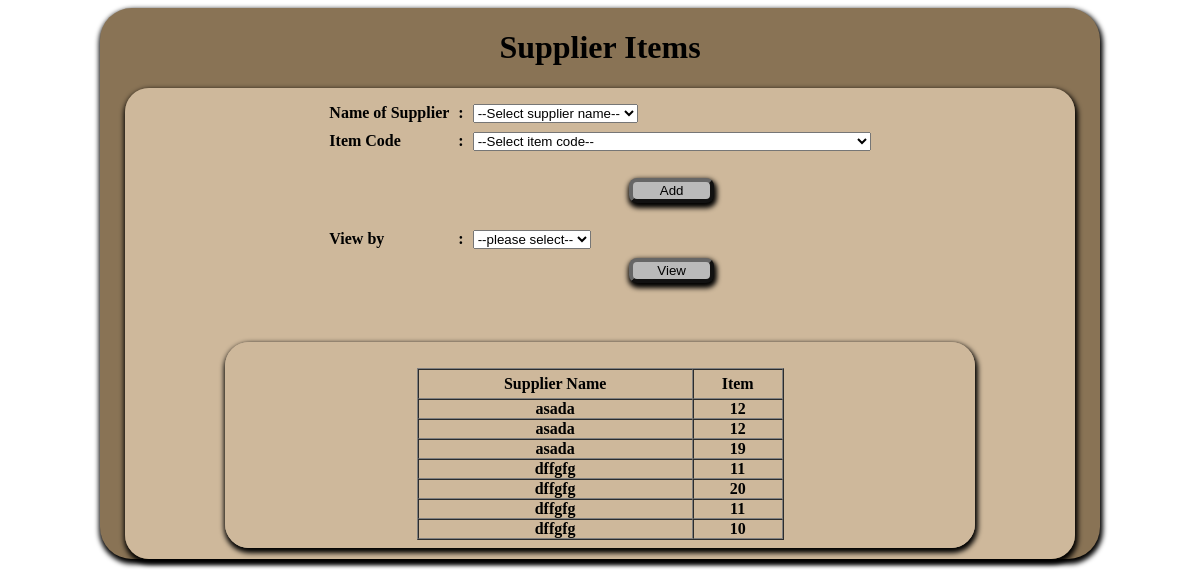
The app's page /supplier_item1.php with its own data.
### tables this page shows
CREATE TABLE `pc_supplier_item` (
  `id` int(10) NOT NULL,
  `sup_name` varchar(100) NOT NULL,
  `sup_item` varchar(100) NOT NULL
);

### phpfncs/Database.php (called while the page is built, shortened)
<?php
class DBOperations
{
private $ServerCon;
	public function Connect_to_DB($db)
	{
	$this->ServerCon = mysql_connect("localhost","root","");
	if (!$this->ServerCon)
		  {
		  die('Could not connect: ' . mysql_error());
		  }
	  else
		  {
			$this->DbCon =mysql_select_db('misaccdb', $this->ServerCon);
		  }
	}
	public function Exe_Qry($query)
	{
			$result = mysql_query($query, $this->ServerCon);
				if(!$result)
				{
					die('DB Error: ' . mysql_error(). " <br/>" .$query);
					echo '<script> alert ("'. mysql_error() .'"); </script>';
				}
				else
				{
					return $result;
				}
	}
}
?>

### supplier_item1.php (the view, shortened to what this page needs)
<!DOCTYPE html>
<html>
<head>
<link href="css/Css_file.css" rel="stylesheet" type="text/css">
<?php
require_once ("phpfncs/Database.php");
$db = new DBOperations("attend_db");
?>
</head>
	<body>
<div id="wrapp">
	<form name="form1" method="post" action=""  >
<table align="center" class="searchResults">
		<table width="94%" height="297"  border="0" align="center" cellpadding="10" cellspacing="1" id="wrapped2">
		  <caption>
		  <h1>Supplier Items</h1></caption>
				<tr>
					<th>
                    <table align="center"  border="0" cellpadding="4" cellspacing="1" style="color:#000000">
                <div class="combobox">
				<tr>
					<th valign="top" scope="row"><div align="left">Name of Supplier</div></th>
					<th valign="top">:</th>
				    <td align="left">
					<?php
							echo"<select name='sname'  id='sname'>";
							echo "<option >--Select supplier name--</option>";
							echo"</select>";
						?>
			         </td>
                </tr>
                <tr>
					<th valign="top" scope="row"><div align="left">Item Code</div></th>
					<th valign="top">:</th>
				    <td align="left">
					<?php
							echo"<select name='itemcode'  id='itemcode'>";
							echo "<option >--Select item code--</option>";
							echo"</select>";
						?>
			         </td>
                </tr>
                <tr><td></td></tr>
                <tr><td></td></tr>
                <tr>
                    <td></td>
                    <td></td>
                    <td>
                        <input type="submit" name="add" value="Add">
                    </td>
                </tr>
                <tr><td></td></tr>
                <tr><td></td></tr>
                <tr>
					<th valign="top" scope="row"><div align="left">View by</div></th>
					<th valign="top">:</th>
				    <td align="left">
                        <select name="viewby" id="viewby">
                        <option>--please select--</option>
                    </select>
			         </td>
                </tr>
                <tr>
                    <td></td>
                    <td></td>
                    <td>
                        <input type="submit" name="view" value="View">
                    </td>
                </tr>
                </div>
				</tr>
    </table>
       <br><br><br>
            <table id="wrapped" align="center" cellspacing="3" cellpadding="5" border="0">
			<tr>
				<th>
				<?php
					$result1=$db->Exe_Qry("SELECT * FROM pc_supplier_item ORDER BY sup_name");
					if(mysql_num_rows($result1)>0){
					if ($myrow = mysql_fetch_array($result1)) {
					echo '<br>';
					echo '<table id = "table2" align="center" border="1" cellspacing="0" cellpadding="0" width=50% >'."\n";
					echo '<tr height="30">';
					echo '<td class="tbrow" ><div align="center">Supplier Name</td>';
					echo '<td class="tbrow" ><div align="center">Item</td>';
					echo "</tr>\n";
					do {
				?>
				<tr>
                	<td class="" ><?php echo $myrow['sup_name']; ?></td>
					<td class="" ><?php echo $myrow['sup_item']; ?></td>
				<?php
					}
					while ($myrow = mysql_fetch_array($result1));
					echo '</table>';
					}
					}
					else{
						echo "No Result to Display";
					}
				?>
				</div>
</body>
</html>

### css/Css_file.css (style rules this page uses)
Caption { color:#000000; white-space:nowrap; }
#wrapp { width:1000px; margin:auto; background:#897355; box-shadow:1px 3px 5px 2px; border-radius:2em; }
input[type="submit"],#browse,#start-upload,.butt { background:#bababa; border-radius: 8px; border-color:#666666; border-width:4px; width:85px; box-shadow:1px 3px 5px 2px; }
#wrapped { background:url(../images/inbg5.png); margin:auto; width:750px; box-shadow:1px 3px 5px 2px; border-radius:1.5em; }
#wrapped2 { background:url(../images/inbg5.png); margin:auto; width:95%; box-shadow:1px 3px 5px 2px; border-radius:1.5em; }
th, td { font-weight:bolder; vertical-align:central; color:#000; font-size:16px; }

### records on screen
pc_supplier_item: sup_name "asada", sup_item "12"
pc_supplier_item: sup_name "asada", sup_item "12"
pc_supplier_item: sup_name "asada", sup_item "19"
pc_supplier_item: sup_name "dffgfg", sup_item "11"
pc_supplier_item: sup_name "dffgfg", sup_item "20"
pc_supplier_item: sup_name "dffgfg", sup_item "11"
pc_supplier_item: sup_name "dffgfg", sup_item "10"
